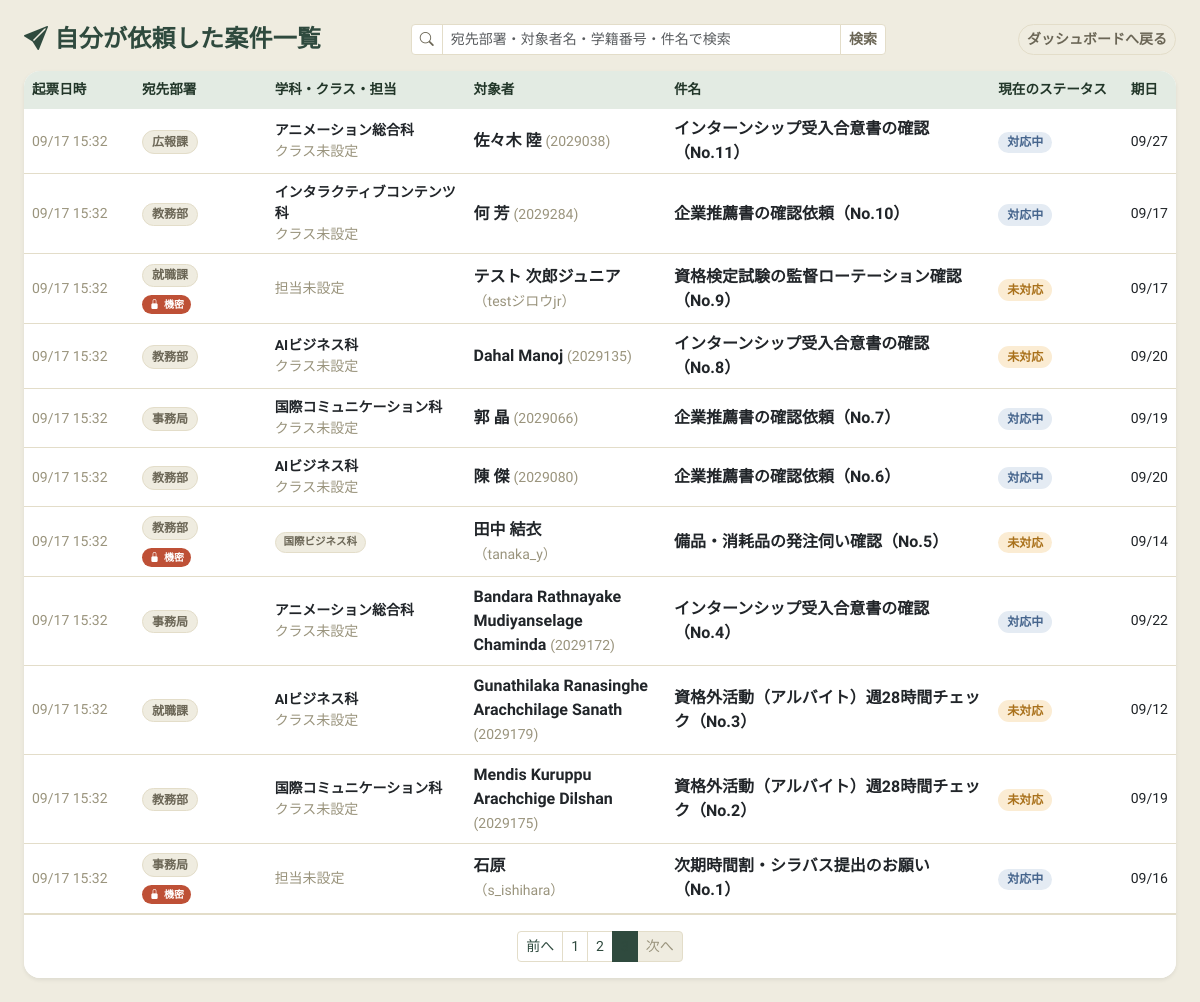
Page /tasks/sent/?page=3 (signed in) on the committed database.
### core/models.py (models this page shows, shortened)
class Task(models.Model):
    PRIORITY_CHOICES = [
        ('high', '高'),
        ('mid', '中'),
        ('low', '低'),
    ]
    STATUS_CHOICES = [
        ('open', '未対応'),
        ('in_progress', '対応中'),
        ('closed', '完了'),
    ]
    PRIVACY_CHOICES = [
        ('general', '一般（学内共有可）'),
        ('sensitive', '機密（関係部署のみ）'),
    ]
    TARGET_TYPE_CHOICES = [
        ('student', '学生'),
        ('staff', '教職員'),
    ]
    target_type = models.CharField("対象種別", max_length=10, choices=TARGET_TYPE_CHOICES, default='student', db_index=True)
    students = models.ManyToManyField(
        Student,
        related_name='tasks',
        verbose_name="対象学生",
        blank=True
    )
    target_user = models.ForeignKey(
        User,
        on_delete=models.SET_NULL,
        related_name='targeted_tasks',
        verbose_name="対象教職員",
        null=True,
        blank=True
    )
    title = models.CharField("依頼件名", max_length=200)
    description = models.TextField("依頼内容")
    target_group = models.ForeignKey(
        Group,
        on_delete=models.CASCADE,
        verbose_name="担当部署",
        related_name='group_tasks'
    )
    assigned_user = models.ForeignKey(
        User,
        on_delete=models.SET_NULL,
        null=True,
        blank=True,
        verbose_name="個別担当者",
        related_name='assigned_tasks'
    )
    created_by = models.ForeignKey(
        User,
        on_delete=models.CASCADE,
        related_name='created_tasks',
        verbose_name="起票者"
    )
    priority = models.CharField("優先度", max_length=10, choices=PRIORITY_CHOICES, default='mid', db_index=True)
    status = models.CharField("ステータス", max_length=20, choices=STATUS_CHOICES, default='open', db_index=True)
    privacy = models.CharField("プライバシー区分", max_length=20, choices=PRIVACY_CHOICES, default='general')
    due_date = models.DateField("対応期日", db_index=True)
    completion_note = models.TextField("対応メモ（クローズ時）", blank=True, null=True)
    created_at = models.DateTimeField("起票日時", auto_now_add=True)
    updated_at = models.DateTimeField("更新日時", auto_now=True)
    class Meta:
        verbose_name = "タスク"
        verbose_name_plural = "タスク一覧"
        ordering = ['due_date', '-priority']

class Student(models.Model):
    student_id = models.CharField("学籍番号", max_length=20, unique=True)
    name = models.CharField("学生氏名", max_length=100)
    furigana = models.CharField("フリガナ", max_length=100, blank=True, null=True)
    nickname = models.CharField("ニックネーム", max_length=50, blank=True, null=True)
    nationality = models.CharField("国籍", max_length=50, choices=NATIONALITY_CHOICES, blank=True, null=True)
    department = models.ForeignKey('Department', on_delete=models.SET_NULL, null=True, blank=True, verbose_name="学科", related_name="students")
    course = models.ForeignKey('Course', on_delete=models.SET_NULL, null=True, blank=True, verbose_name="コース", related_name="students")
    school_class = models.ForeignKey('SchoolClass', on_delete=models.SET_NULL, null=True, blank=True, verbose_name="クラス", related_name="students")
    is_active = models.BooleanField("ステータス（表示）", default=True, db_index=True, help_text="チェックを外すとアプリの選択画面で非表示になります")
    created_at = models.DateTimeField("登録日時", auto_now_add=True)
    updated_at = models.DateTimeField("更新日時", auto_now=True)
    class Meta:
        verbose_name = "学生"
        verbose_name_plural = "学生一覧"
        ordering = ['department__order', 'course__name', 'school_class__name', 'student_id']

class Department(models.Model):
    name = models.CharField("学科名", max_length=100, unique=True)
    order = models.PositiveIntegerField("表示順", default=0, help_text="数字が小さい順に並びます")
    class Meta:
        verbose_name = "学科"
        verbose_name_plural = "学科一覧"
        ordering = ['order', 'name']
    def __str__(self):
        return self.name

class StaffDuty(models.Model):
    department_group = models.ForeignKey(Group, on_delete=models.CASCADE, related_name='duties', verbose_name="所属部・課")
    name = models.CharField("担当業務名", max_length=100)
    class Meta:
        verbose_name = "担当業務"
        verbose_name_plural = "担当業務"
        unique_together = ('department_group', 'name')

### core/views.py (the view, shortened to what this page needs)
# urls.py: path('tasks/sent/', views.my_created_tasks, name='my_created_tasks'),
@login_required
def my_created_tasks(request):
    user = request.user
    search_query = request.GET.get('q', '').strip()
    tasks_qs = Task.objects.filter(created_by=user).select_related(
        'target_group', 'assigned_user', 'target_user', 'created_by'
    ).prefetch_related('students')
    tasks_qs = tasks_qs.order_by('-created_at')
    paginator = Paginator(tasks_qs, 20)
    page_number = request.GET.get('page')
    tasks = paginator.get_page(page_number)
    return render(request, 'core/my_created_tasks.html', {
        'tasks': tasks,
        'search_query': search_query,
    })

### core/templates/core/my_created_tasks.html (shortened to what this page needs)
<!DOCTYPE html>
{% load static %}
<html lang="ja">
<head>
    <link href="https://cdn.jsdelivr.net/npm/bootstrap@5.3.0/dist/css/bootstrap.min.css" rel="stylesheet">
    <link rel="stylesheet" href="{% static 'core/css/dashboard.css' %}">
    <link rel="stylesheet" href="https://cdn.jsdelivr.net/npm/bootstrap-icons@1.11.3/font/bootstrap-icons.min.css">
</head>
<body class="bg-light">
<div class="container-fluid px-4 py-4">
    <div class="row align-items-center mb-3 g-2">
        <div class="col-md-4">
            <h4 class="fw-bold mb-0 text-secondary">
                <i class="bi bi-send-fill text-primary"></i> 自分が依頼した案件一覧
            </h4>
        </div>
        <div class="col-md-5">
            <form method="get" action="{% url 'my_created_tasks' %}" class="d-flex gap-2">
                <div class="input-group input-group-sm">
                    <span class="input-group-text bg-white"><i class="bi bi-search"></i></span>
                    <input type="text" name="q" value="{{ search_query }}" class="form-control" placeholder="宛先部署・対象者名・学籍番号・件名で検索">
                    <button type="submit" class="btn btn-secondary">検索</button>
                </div>
            </form>
        </div>
        <div class="col-md-3 text-end">
            <a href="{% url 'dashboard' %}" class="btn btn-outline-secondary btn-sm">ダッシュボードへ戻る</a>
        </div>
    </div>
    <div class="card shadow-sm border-0">
        <div class="table-responsive">
            <table class="table table-hover align-middle mb-0">
                <thead class="table-light">
                    <tr>
                        <th style="width: 10%;">起票日時</th>
                        <th style="width: 12%;">宛先部署</th>
                        <th style="width: 18%;">学科・クラス・担当</th>
                        <th style="width: 18%;">対象者</th>
                        <th style="width: 30%;">件名</th>
                        <th style="width: 12%;">現在のステータス</th>
                        <th style="width: 10%;">期日</th>
                    </tr>
                </thead>
                <tbody>
                    {% for task in tasks %}
                    <tr class="clickable-row" onclick="location.href='{% url 'task_detail' task.pk %}'">
                        <td class="small text-muted">{{ task.created_at|date:"m/d H:i" }}</td>
                        <td>
                            <span class="badge bg-secondary">{{ task.target_group.name }}</span>
                            {% if task.privacy == 'sensitive' %}
                                <div class="mt-1">
                                    <span class="badge bg-danger"
                                          data-bs-toggle="tooltip"
                                          data-bs-placement="top"
                                          data-bs-title="起票者・宛先部署（担当者）・管理者のみ閲覧可能な案件です"
                                          style="font-size: 10px; cursor: help;"
                                          onclick="event.stopPropagation()">
                                        <i class="bi bi-lock-fill"></i> 機密
                                    </span>
                                </div>
                            {% endif %}
                        </td>
                        <td>
                            {% if task.target_type == 'student' %}
                                {% with first_student=task.students.all|first %}
                                    {% if first_student %}
                                        <div class="fw-bold small">{{ first_student.department|default:"学科未設定" }}</div>
                                        <div class="text-muted small">{{ first_student.class_name|default:"クラス未設定" }}</div>
                                    {% else %}
                                        <span class="text-muted small">指定なし</span>
                                    {% endif %}
                                {% endwith %}
                            {% elif task.target_user and task.target_user.staff_profile %}
                                <div class="small">
                                    {% for duty in task.target_user.staff_profile.duties.all %}
                                        <span class="badge bg-light text-dark border">{{ duty.name }}</span>
                                    {% empty %}
                                        <span class="text-muted">担当未設定</span>
                                    {% endfor %}
                                </div>
                            {% else %}
                                <span class="text-muted small">-</span>
                            {% endif %}
                        </td>
                        <td>
                            {% if task.target_type == 'student' %}
                                {% with student_count=task.students.count first_student=task.students.all|first %}
                                    {% if first_student %}
                                        <div>
                                            <strong>{{ first_student.name }}</strong>
                                            <span class="text-muted small">({{ first_student.student_id }})</span>
                                        </div>
                                    {% else %}
                                        <span class="text-muted small">学生指定なし</span>
                                    {% endif %}
                                {% endwith %}
                            {% elif task.target_type == 'staff' and task.target_user %}
                                <strong>{{ task.target_user.last_name }} {{ task.target_user.first_name }}</strong>
                                <br><small class="text-muted">（{{ task.target_user.username }}）</small>
                            {% else %}
                                <span class="badge bg-info text-dark">（部署宛て）</span>
                            {% endif %}
                        </td>
                        <td class="fw-bold text-dark">
                            {{ task.title }}
                        </td>
                        <td>
                            <span class="badge {% if task.status == 'closed' %}bg-success{% elif task.status == 'in_progress' %}bg-info text-dark{% else %}bg-warning text-dark{% endif %}">
                                {{ task.get_status_display }}
                            </span>
                        </td>
                        <td class="small">{{ task.due_date|date:"m/d" }}</td>
                    </tr>
                    {% empty %}
                    <tr>
                        <td colspan="7" class="text-center py-4 text-muted">該当する依頼案件はありません。</td>
                    </tr>
                    {% endfor %}
                </tbody>
            </table>
        </div>
        {% if tasks.has_other_pages %}
        <div class="card-footer bg-white d-flex justify-content-center py-3">
            <nav>
                <ul class="pagination pagination-sm mb-0">
                    {% if tasks.has_previous %}
                        <li class="page-item">
                            <a class="page-link" href="?page={{ tasks.previous_page_number }}{% if search_query %}&q={{ search_query }}{% endif %}">前へ</a>
                        </li>
                    {% else %}
                        <li class="page-item disabled"><span class="page-link">前へ</span></li>
                    {% endif %}
                    {% for num in tasks.paginator.page_range %}
                        {% if tasks.number == num %}
                            <li class="page-item active"><span class="page-link">{{ num }}</span></li>
                        {% elif num > tasks.number|add:'-3' and num < tasks.number|add:'3' %}
                            <li class="page-item">
                                <a class="page-link" href="?page={{ num }}{% if search_query %}&q={{ search_query }}{% endif %}">{{ num }}</a>
                            </li>
                        {% endif %}
                    {% endfor %}
                    {% if tasks.has_next %}
                        <li class="page-item">
                            <a class="page-link" href="?page={{ tasks.next_page_number }}{% if search_query %}&q={{ search_query }}{% endif %}">次へ</a>
                        </li>
                    {% else %}
                        <li class="page-item disabled"><span class="page-link">次へ</span></li>
                    {% endif %}
                </ul>
            </nav>
        </div>
        {% endif %}
    </div>
</div>
</body>
</html>

### rows in the picture
Task: created_at "09/17 15:32", target_group.name "広報課", students.department "アニメーション総合科", students.class_name "クラス未設定", students.name "佐々木 陸", students.student_id "2029038", title "インターンシップ受入合意書の確認（No.11）", status "対応中", due_date "09/27"
Task: created_at "09/17 15:32", target_group.name "教務部", students.department "インタラクティブコンテンツ科", students.class_name "クラス未設定", students.name "何 芳", students.student_id "2029284", title "企業推薦書の確認依頼（No.10）", status "対応中", due_date "09/17"
Task: created_at "09/17 15:32", target_group.name "就職課", privacy "sensitive" (drawn), target_type "担当未設定", target_user.last_name "テスト 次郎ジュニア", target_user.username "testジロウjr", title "資格検定試験の監督ローテーション確認（No.9）", status "未対応", due_date "09/17"
Task: created_at "09/17 15:32", target_group.name "教務部", students.department "AIビジネス科", students.class_name "クラス未設定", students.name "Dahal Manoj", students.student_id "2029135", title "インターンシップ受入合意書の確認（No.8）", status "未対応", due_date "09/20"
Task: created_at "09/17 15:32", target_group.name "事務局", students.department "国際コミュニケーション科", students.class_name "クラス未設定", students.name "郭 晶", students.student_id "2029066", title "企業推薦書の確認依頼（No.7）", status "対応中", due_date "09/19"
Task: created_at "09/17 15:32", target_group.name "教務部", students.department "AIビジネス科", students.class_name "クラス未設定", students.name "陳 傑", students.student_id "2029080", title "企業推薦書の確認依頼（No.6）", status "対応中", due_date "09/20"
Task: created_at "09/17 15:32", target_group.name "教務部", privacy "sensitive" (drawn), target_user.last_name "田中 結衣", target_user.username "tanaka_y", title "備品・消耗品の発注伺い確認（No.5）", status "未対応", due_date "09/14"
StaffDuty: name "国際ビジネス科"
Task: created_at "09/17 15:32", target_group.name "事務局", students.department "アニメーション総合科", students.class_name "クラス未設定", students.name "Bandara Rathnayake Mudiyanselage Chaminda", students.student_id "2029172", title "インターンシップ受入合意書の確認（No.4）", status "対応中", due_date "09/22"
Task: created_at "09/17 15:32", target_group.name "就職課", students.department "AIビジネス科", students.class_name "クラス未設定", students.name "Gunathilaka Ranasinghe Arachchilage Sanath", students.student_id "2029179", title "資格外活動（アルバイト）週28時間チェック（No.3）", status "未対応", due_date "09/12"
Task: created_at "09/17 15:32", target_group.name "教務部", students.department "国際コミュニケーション科", students.class_name "クラス未設定", students.name "Mendis Kuruppu Arachchige Dilshan", students.student_id "2029175", title "資格外活動（アルバイト）週28時間チェック（No.2）", status "未対応", due_date "09/19"
Task: created_at "09/17 15:32", target_group.name "事務局", privacy "sensitive" (drawn), target_type "担当未設定", target_user.last_name "石原", target_user.username "s_ishihara", title "次期時間割・シラバス提出のお願い（No.1）", status "対応中", due_date "09/16"

### other values in the picture
{{ num }} "1" "2"
